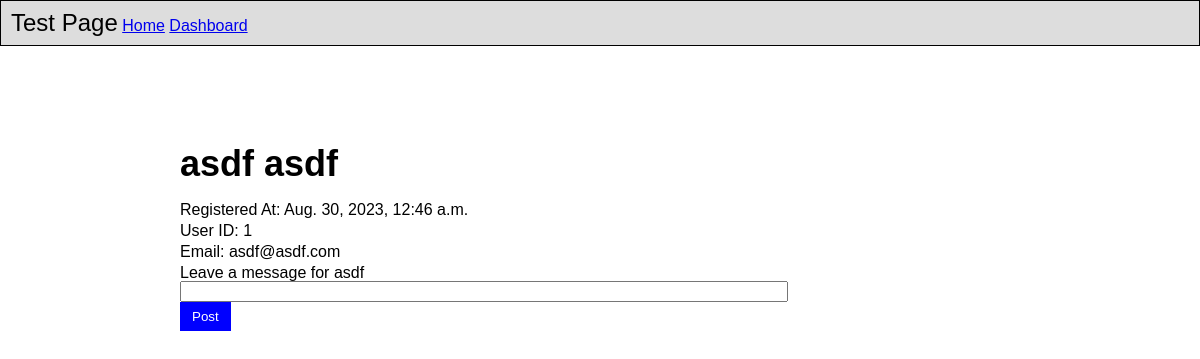
The app's page /show/1, older data.
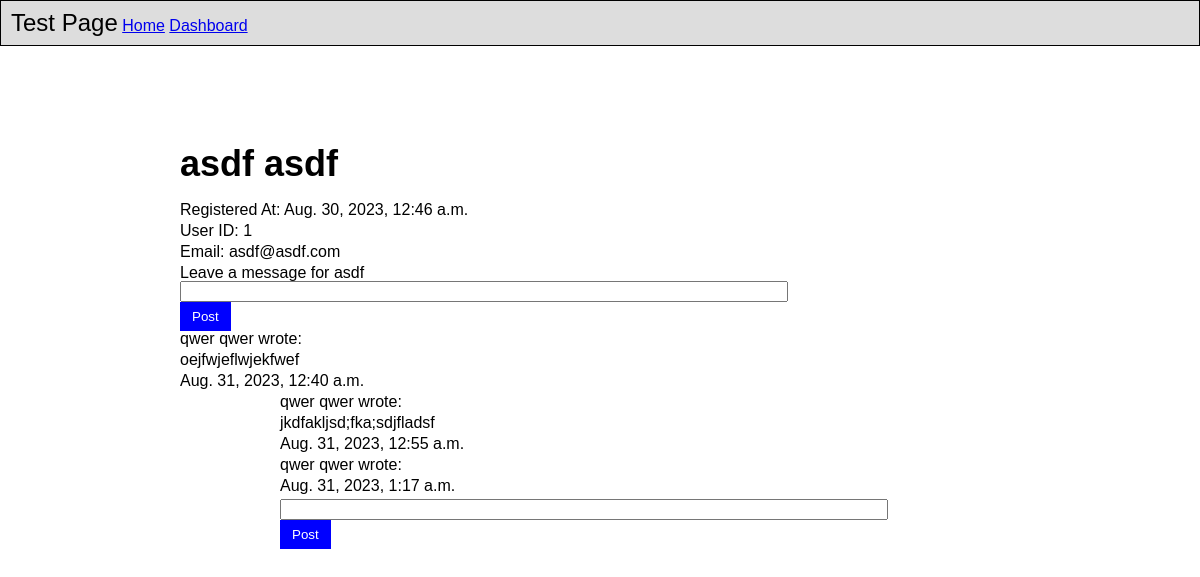
The same page, newer data.
### apps/dash/models.py (models this page shows)
class User(models.Model):
	first_name = models.CharField(max_length=50)
	last_name = models.CharField(max_length=50)
	email = models.EmailField()
	pw = models.CharField(max_length=100)
	created_at = models.DateTimeField(auto_now_add=True)
	updated_at = models.DateTimeField(auto_now=True)
	birthday = models.DateTimeField()
	user_level = models.IntegerField()
	objects = UserManager()

class Post(models.Model):
	post_text = models.TextField()
	created_at = models.DateTimeField(auto_now_add=True)
	updated_at = models.DateTimeField(auto_now=True)
	user = models.ForeignKey(User, related_name="posts", on_delete=models.CASCADE)#posts by user
	post_user = models.ForeignKey(User, related_name="user_posts", on_delete=models.CASCADE)#POSTS FOR USER
	objects = PostManager()

class Comment(models.Model):
	comment_text = models.TextField()
	created_at = models.DateTimeField(auto_now_add=True)
	updated_at = models.DateTimeField(auto_now=True)
	post = models.ForeignKey(Post, related_name="post_comments", on_delete=models.CASCADE)
	user = models.ForeignKey(User, related_name="user_comments", on_delete=models.CASCADE)

### apps/dash/views.py (the view)
# urls.py: path('show/<int:uid>', views.show, name="show"),
def show(request, uid):
	context={
		"posts":Post.objects.filter(post_user=User.objects.get(id=uid)),
		"user":User.objects.get(id=uid),
	}
	return render(request, "dash/show.html", context)

### apps/dash/templates/dash/show.html (shortened to what this page needs)
<!DOCTYPE html>
<html>
<head>
  {% load static %}
  <link rel="stylesheet" type="text/css" href="../../static/reset.css">
  <link rel="stylesheet" type="text/css" href="../../static/show.css">
</head>
<body>
  <div>
    <div>
      <ul>
        <li><h3>Test Page</h3></li>
        <li><a href="/index/">Home</a></li>
        <li><a href="/dashboard/">Dashboard</a></li>
      </ul>
      <div id="wrapper">
        <div id="user-info">
          <h1>{{user.first_name}} {{user.last_name}}</h1>
          <p>Registered At: {{user.created_at}}</p>
          <p>User ID: {{user.id}}</p>
          <p>Email: {{user.email}}</p>
        </div>
        <div>
          <h2>Leave a message for {{user.first_name}}</h2>
          <form action="/add_post/" method="post">
            <input type="text" name="post_text"/>
            <button type="submit">Post</button>
          </form>
          {% for p in posts %}
            <p>{{p.user.first_name}} {{p.user.last_name}} wrote:</p>
            <p>{{p.post_text}}</p>
            <p>{{p.created_at}}</p>
            <div id="comment">
              {% for c in p.post_comments.all %}
                <p>{{c.user.first_name}} {{p.user.last_name}} wrote:</p>
                <p>{{c.comment_text}}</p>
                <p>{{c.created_at}}</p>
              {% endfor %}
              <form action="/add_comment/" method="post">
                  <input type="text" name="comment_text">
                  <button type="submit">Post</button>
              </form>
            </div>
          {% endfor %}
        </div>
      </div>
    </div>
  </div>
</body>
</html>

### apps/dash/static/show.css (style rules this page uses)
ul { list-style-type:none; border: solid 1px black; background-color:#dddddd; font-family:sans-serif; padding:10px; }
li { display:inline; }
h3 { display:inline; font-size: 24px; }
h1 { font-size:36px; font-weight:bold; margin-bottom: 20px; }
#comment { margin-left:100px; }
#wrapper { margin:100px auto; width:70%; font-family:sans-serif; }
input { width:600px; }
button { background-color:blue; color: white; padding:5px 10px; border:solid 2px blue; display:block; }
p { margin-bottom: 5px; }

Row changes from the older to the newer data that the page shows:
added Post: user.first_name "qwer", user.last_name "qwer", post_text "oejfwjeflwjekfwef", created_at "Aug. 31, 2023, 12:40 a.m."
added Comment: user.first_name "qwer", comment_text "jkdfakljsd;fka;sdjfladsf", created_at "Aug. 31, 2023, 12:55 a.m."
added Comment: user.first_name "qwer", created_at "Aug. 31, 2023, 1:17 a.m."
